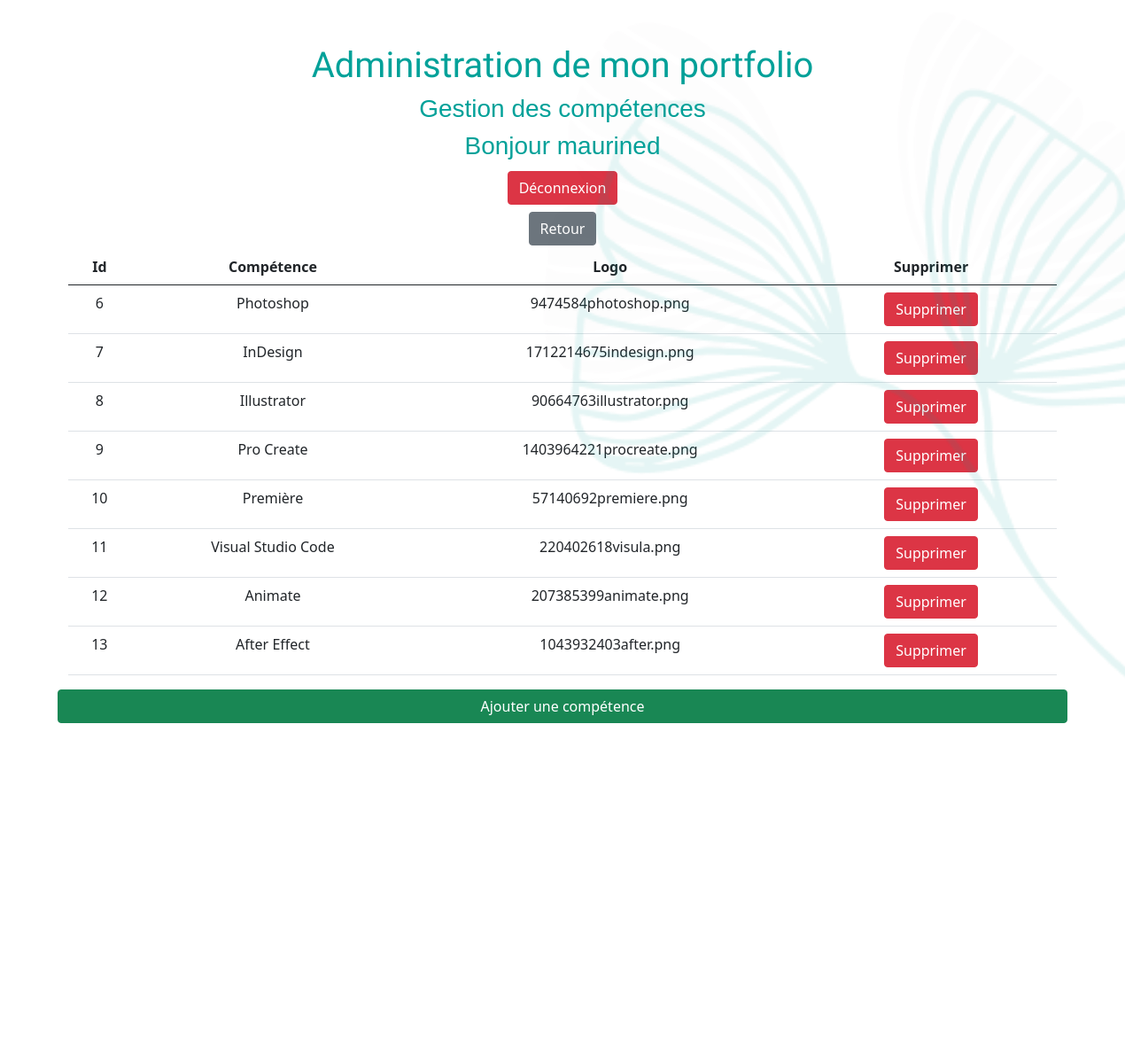
/admin/skills.php (signed in), run on the app's committed database.
### tables this page shows
CREATE TABLE `skills` (
  `id` int(11) NOT NULL,
  `skills` varchar(100) NOT NULL,
  `image` varchar(255) NOT NULL
);

### admin/skills.php (the view, shortened to what this page needs)
<?php
    require "../connexion.php";
?>
<!DOCTYPE html>
<html lang="en">
<head>
    <link href="https://cdn.jsdelivr.net/npm/bootstrap@5.0.0-beta2/dist/css/bootstrap.min.css" rel="stylesheet">
    <link rel="stylesheet" href="style1.css">
</head>
<body>
<div class="fleur">
        <img src="../images/fleurVerte.png" alt="">
    </div>
<div class="container-fluid contenu">
    <h1>Administration de mon portfolio</h1>
    <h3>Gestion des compétences</h3>
    <h3>Bonjour <?php echo $_SESSION['login'] ?></h3>
    <a href="dashboard.php?deco=ok" class="btn btn-danger my-1">Déconnexion</a>
    <div class="row">
        <div class="col-12">
            <a href="index.php" class="btn btn-secondary my-1">Retour</a><br>
        </div>
    </div>
    <div class="container">
        <table class="table table-hover">
            <thead>
                <tr>
                    <th class='text-center'>Id</th>
                    <th class='text-center'>Compétence</th>
                    <th class='text-center'>Logo</th>
                    <th class=text-center>Supprimer</th>
                </tr>
            </thead>
            <tbody>
                <?php
                    $req = $bdd->query("SELECT * FROM skills");
                    while($don = $req->fetch())
                    {
                        echo "<tr>";
                            echo "<td class='text-center'>".$don['id']."</td>";
                            echo "<td class='text-center'>".$don['skills']."</td>";
                            echo "<td class='text-center'>".$don['image']."</td>";
                            echo "<td class='text-center'>";
                                echo "<a href='deleteSkills.php?id=".$don['id']."' class='btn btn-danger mx-2'>Supprimer</a>";
                            echo "</td>";
                        echo "</tr>";
                    }
                ?>
            </tbody>
        </table>
        <div class="row">
            <a href="addSkills.php" class="btn btn-success ">Ajouter une compétence</a>
        </div>
</div>
</div>
</body>
</html>

### admin/style1.css (style rules this page uses)
* { margin: 0; padding: 0; }
html, body { text-align: center; }
h1 { font-family: 'Bellota Text', cursive; font-size: 5vh; color: rgb(0, 161, 153); margin-top: 50px; }
h3 { font-family: 'Noto Sans JP', sans-serif; color: rgb(0, 161, 153); }
.fleur { position: absolute; width: 70%; z-index: 1; top: 0; }
.fleur img { margin-left: 50%; width: 100%; opacity: 10%; top:0px; }
a { color: black; text-decoration: none; }

### data on the page
skills: id "6", skills "Photoshop", image "9474584photoshop.png"
skills: id "7", skills "InDesign", image "1712214675indesign.png"
skills: id "8", skills "Illustrator", image "90664763illustrator.png"
skills: id "9", skills "Pro Create", image "1403964221procreate.png"
skills: id "10", skills "Première", image "57140692premiere.png"
skills: id "11", skills "Visual Studio Code", image "220402618visula.png"
skills: id "12", skills "Animate", image "207385399animate.png"
skills: id "13", skills "After Effect", image "1043932403after.png"

### other printed values
$_SESSION['login'] "maurined"
